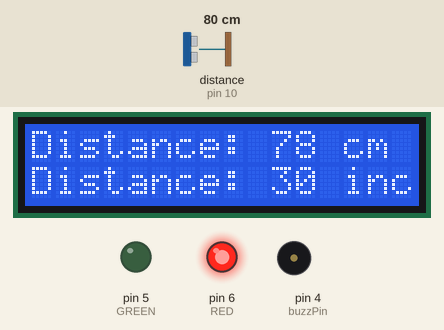
Simulated run of this sketch. Board: Arduino Uno, built with avr-gcc and run on an emulated ATmega328P. Shown: 16×2 character LCD, output pins drawn as LEDs (lit = HIGH), buzzer (waves = sounding, pin HIGH). Wiring (inferred from the names in the program): ultrasonic range finder: trigger pin 9; echo pin 10. The inputs (shaded band) are chosen by the test bench; at power-on: distance to the obstacle (sensor on pin 10) 80 cm. The echo pulse lasts 58.3 µs per cm; pins used as bus, display or sensor lines are not drawn.

Above: at 1.26 s.
1.3 s: distance to the obstacle (sensor on pin 10) set to 18 cm
At 1.36 s:
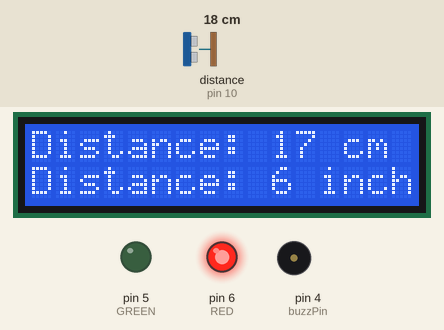
2.9 s: distance to the obstacle (sensor on pin 10) set to 15 cm
At 3.22 s:
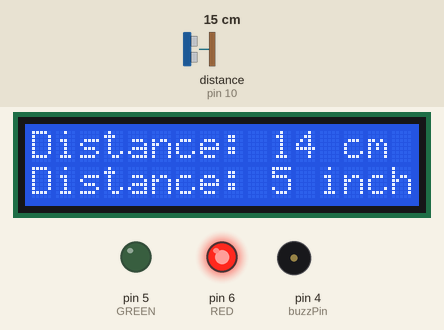
4.4 s: distance to the obstacle (sensor on pin 10) set to 12 cm
At 5.0 s:
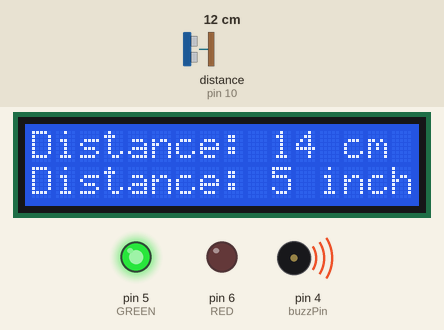
5.9 s: distance to the obstacle (sensor on pin 10) set to 35 cm
At 7.43 s:
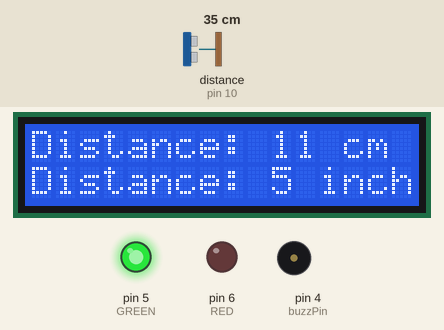
Timing chart, 0 to 9.0 s (numbered marks = the images above; inputs shaded):
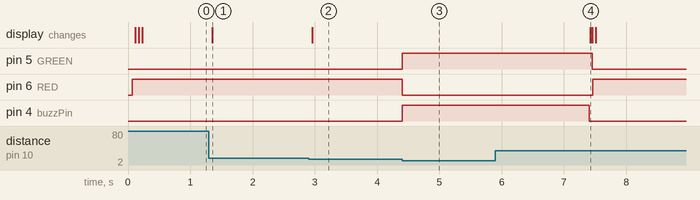

Measured:
- the behaviour switches between 14 and 13 cm on distance to the obstacle (sensor on pin 10) (found by bisection; images 2 and 3)
- after the input at 1.3 s, the display: changes after 0.06 s (image 1)
- after the input at 2.9 s, the display: changes after 0.06 s (image 2)
- after the input at 4.4 s, pin 5 (GREEN), pin 4 (buzzPin): LOW → HIGH at once; pin 6 (RED): HIGH → LOW at once
- after the input at 5.9 s, pin 5 (GREEN): HIGH → LOW after 1.6 s; pin 6 (RED): LOW → HIGH after 1.6 s; pin 4 (buzzPin): goes on until 7.4 s, then stays LOW

The sketch:

workingcodeforultrasonicsdensorwlcd.ino
```cpp
#include <Wire.h>
#include <LiquidCrystal_I2C.h>


// Set the LCD address to 0x27 for a 16 chars and 2 line display
LiquidCrystal_I2C lcd(0x27, 16, 2);
const int trigPin = 9;
const int echoPin = 10;
long duration;
int distanceCm, distanceInch;
int RED = 6;
int GREEN = 5;
int myNumb;
int buzzPin=4;
int dt=3000;


void setup()
{
  lcd.begin(); // Initializes the interface to the LCD screen, and specifies the dimensions (width and height) of the display
  pinMode(trigPin, OUTPUT);
  pinMode(echoPin, INPUT);
  pinMode(RED, OUTPUT);
  pinMode(GREEN, OUTPUT);
  pinMode(buzzPin, OUTPUT);

}


void loop()
{
  digitalWrite(trigPin, LOW); //turn of ultrasensor
  delayMicroseconds(2);
  digitalWrite(trigPin, HIGH);
  delayMicroseconds(10);
  digitalWrite(trigPin, LOW);
  digitalWrite(GREEN, LOW);
  digitalWrite(RED, LOW);
  digitalWrite(buzzPin, LOW);
  duration = pulseIn(echoPin, HIGH);
  distanceCm = duration * 0.034 / 2;
  distanceInch = duration * 0.0133 / 2;

  if (distanceInch<5){
    digitalWrite(GREEN,HIGH);
    digitalWrite(buzzPin, HIGH);
    delay(dt);
    digitalWrite(buzzPin, LOW);
  }
   else {
    digitalWrite(RED,HIGH);
   }

  lcd.setCursor(0, 0); // Sets the location at which subsequent text written to the LCD will be displayed
  lcd.print("Distance: "); // Prints string "Distance" on the LCD
  lcd.print(distanceCm); // Prints the distance value from the sensor
  lcd.print(" cm");
  delay(10);
  lcd.setCursor(0, 1);
  lcd.print("Distance: ");
  lcd.print(distanceInch);
  lcd.print(" inch");
  delay(10);


}
```
